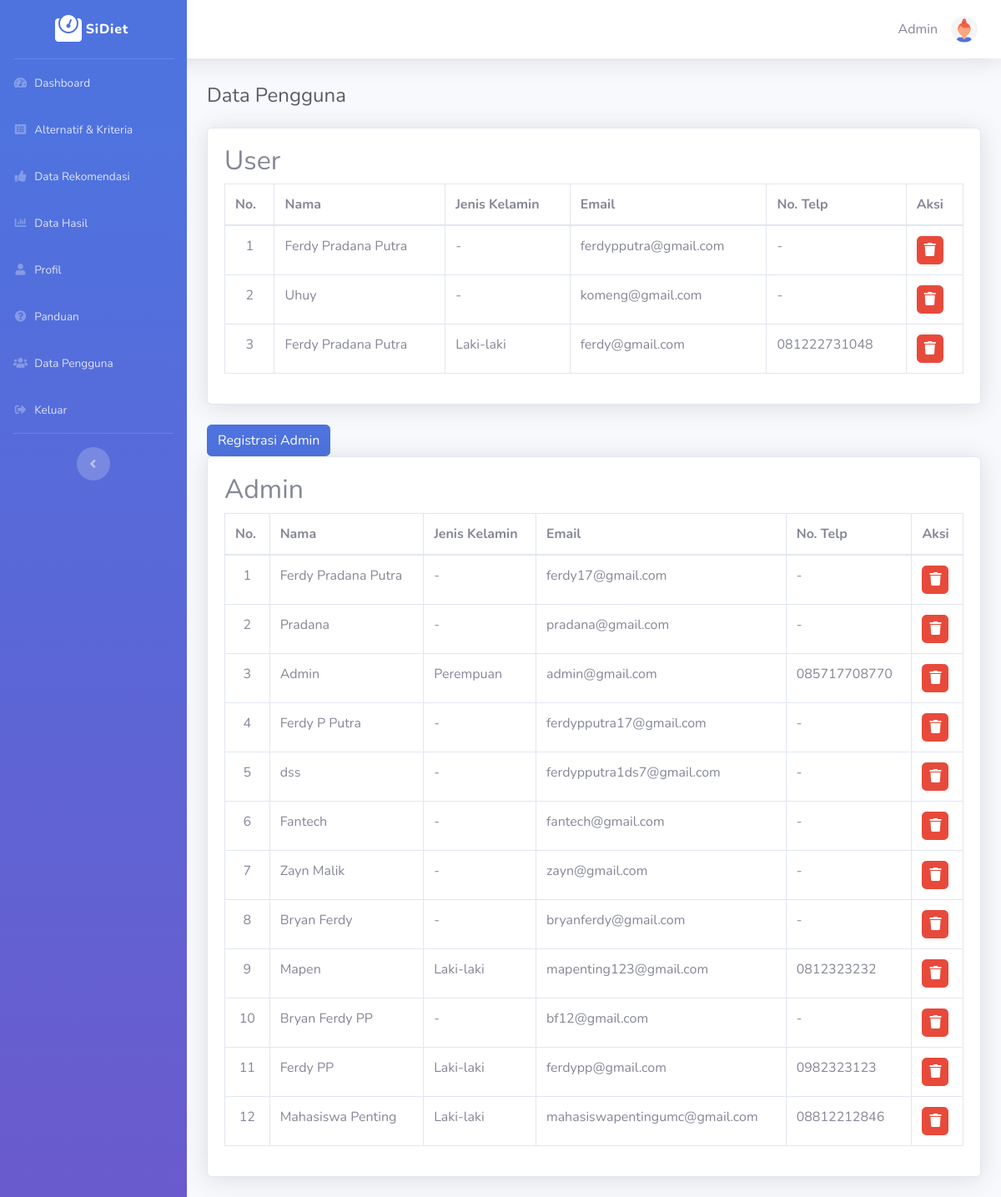
The page /data-pengguna.php (signed in) on the database its author committed.
### tables this page shows
CREATE TABLE `tbl_pengguna` (
  `id_pengguna` int(11) NOT NULL,
  `nama` varchar(100) NOT NULL,
  `jenis_kelamin` enum('L','P') DEFAULT NULL,
  `status_pengguna` enum('admin','user') NOT NULL,
  `email` varchar(100) DEFAULT NULL,
  `no_telepon` varchar(20) DEFAULT NULL,
  `kata_sandi` varchar(255) NOT NULL,
  `reset_token` varchar(255) NOT NULL
);

### templates/table-padmin.php (the view, shortened to what this page needs)
<?php
require_once './includes/functions.php';
$admin_data = getAdminData();
?>
<div class="card shadow mb-4">
    <div class="card-body">
        <div class="table-responsive">
            <table class="table table-bordered" id="dataTable" width="100%" cellspacing="0">
            <h2>Admin</h2>
                <thead>
                    <tr>
                        <th>No.</th>
                        <th>Nama</th>
                        <th>Jenis Kelamin</th>
                        <th>Email</th>
                        <th>No. Telp</th>
                        <th>Aksi</th>
                    </tr>
                </thead>
                <tbody>
                    <?php
                    $counter = 1;
                    ?>
                    <?php foreach ($admin_data as $row): ?>
                        <tr>
                            <td class='text-center'>
                                <?= $counter ?>
                            </td>
                            <td class="capitalize">
                                <?= $row['nama'] ?>
                            </td>
                            <td>
                                <?= isset($row['jenis_kelamin']) ? ($row['jenis_kelamin'] === 'L' ? 'Laki-laki' : 'Perempuan') : '-' ?>
                            </td>
                            <td>
                                <?= $row['email'] ?? '-' ?>
                            </td>
                            <td>
                                <?= $row['no_telepon'] ?? '-' ?>
                            </td>
                            <td>
                                <form method="POST"
                                    onsubmit="return confirm('Apakah Anda yakin ingin menghapus data ini?')">
                                    <button type="submit" name="hapus" class="btn btn-danger rounded px-2 py-1">
                                        <i class="fas fa-trash text-white"></i>
                                    </button>
                                </form>
                            </td>
                        </tr>
                        <?php
                        $counter++;
                    endforeach;
                    ?>
                </tbody>
            </table>
        </div>
    </div>
</div>

### templates/navbar.php (shortened to what this page needs)
<?php
include 'includes/koneksi.php';
?>
<nav class="navbar navbar-expand navbar-light bg-white topbar mb-4 fixed-top shadow">
    <ul class="navbar-nav ml-auto">
        <li class="nav-item dropdown no-arrow">
            <a class="nav-link dropdown-toggle" href="#" id="userDropdown" role="button" data-toggle="dropdown"
                aria-haspopup="true" aria-expanded="false">
                <span class="mr-3 d-none d-lg-inline text-gray-600">
                    <?= getNamaPengguna($koneksi); ?>
                </span>
                <img class="user-select-none img-profile rounded-circle" src="<?= getProfileImage($koneksi); ?>"
                    alt="Profil">
            </a>
        </li>
    </ul>
</nav>

### templates/table-pengguna.php (shortened to what this page needs)
<?php
require_once './includes/functions.php';
$user_data = getUserData();
?>
<div class="card shadow mb-4">
    <div class="card-body">
        <div class="table-responsive">
            <table class="table table-bordered" id="dataTable" width="100%" cellspacing="0">
            <h2>User</h2>
                <thead>
                    <tr>
                        <th>No.</th>
                        <th>Nama</th>
                        <th>Jenis Kelamin</th>
                        <th>Email</th>
                        <th>No. Telp</th>
                        <th>Aksi</th>
                    </tr>
                </thead>
                <tbody>
                    <?php
                    $counter = 1;
                    ?>
                    <?php foreach ($user_data as $row): ?>
                        <tr>
                            <td class='text-center'>
                                <?= $counter ?>
                            </td>
                            <td class="capitalize">
                                <?= $row['nama'] ?>
                            </td>
                            <td>
                                <?= isset($row['jenis_kelamin']) ? ($row['jenis_kelamin'] === 'L' ? 'Laki-laki' : 'Perempuan') : '-' ?>
                            </td>
                            <td>
                                <?= $row['email'] ?? '-' ?>
                            </td>
                            <td>
                                <?= $row['no_telepon'] ?? '-' ?>
                            </td>
                            <td>
                                <form method="POST"
                                    onsubmit="return confirm('Apakah Anda yakin ingin menghapus data ini?')">
                                    <button type="submit" name="hapus" class="btn btn-danger rounded px-2 py-1">
                                        <i class="fas fa-trash text-white"></i>
                                    </button>
                                </form>
                            </td>
                        </tr>
                        <?php
                        $counter++;
                    endforeach;
                    ?>
                </tbody>
            </table>
        </div>
    </div>
</div>

### rows shown on the page
tbl_pengguna: nama "Admin", jenis_kelamin "Perempuan", email "admin@gmail.com", no_telepon "085717708770"
tbl_pengguna: nama "Ferdy Pradana Putra", email "ferdypputra@gmail.com", no_telepon "-"
tbl_pengguna: nama "Uhuy", email "komeng@gmail.com", no_telepon "-"
tbl_pengguna: nama "Ferdy Pradana Putra", jenis_kelamin "Laki-laki", email "ferdy@gmail.com", no_telepon "081222731048"
tbl_pengguna: nama "Ferdy Pradana Putra", email "ferdy17@gmail.com", no_telepon "-"
tbl_pengguna: nama "Pradana", email "pradana@gmail.com", no_telepon "-"
tbl_pengguna: nama "Ferdy P Putra", email "ferdypputra17@gmail.com", no_telepon "-"
tbl_pengguna: nama "dss", email "ferdypputra1ds7@gmail.com", no_telepon "-"
tbl_pengguna: nama "Fantech", email "fantech@gmail.com", no_telepon "-"
tbl_pengguna: nama "Zayn Malik", email "zayn@gmail.com", no_telepon "-"
tbl_pengguna: nama "Bryan Ferdy", email "bryanferdy@gmail.com", no_telepon "-"
tbl_pengguna: nama "Mapen", jenis_kelamin "Laki-laki", email "mapenting123@gmail.com", no_telepon "0812323232"
tbl_pengguna: nama "Bryan Ferdy PP", email "bf12@gmail.com", no_telepon "-"
tbl_pengguna: nama "Ferdy PP", jenis_kelamin "Laki-laki", email "ferdypp@gmail.com", no_telepon "0982323123"
tbl_pengguna: nama "Mahasiswa Penting", jenis_kelamin "Laki-laki", email "mahasiswapentingumc@gmail.com", no_telepon "08812212846"

### other values the page prints
$page['name'] "Dashboard"
$page['name'] "Alternatif & Kriteria"
$page['name'] "Data Rekomendasi"
$page['name'] "Data Hasil"
$page['name'] "Profil"
$page['name'] "Panduan"
$page['name'] "Data Pengguna"
$page['name'] "Keluar"
$pageTitle "Data Pengguna"
